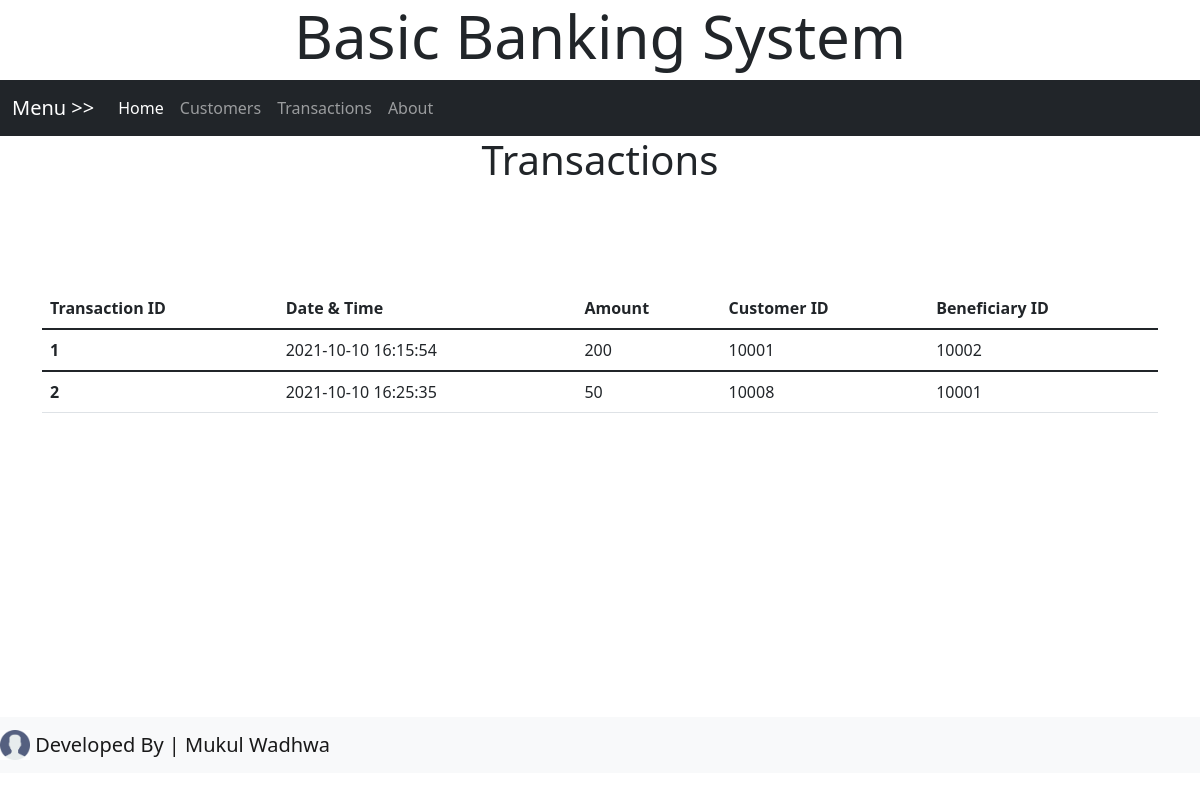
Screenshot of /transactions.php with the database file from the repository.
### tables this page shows
CREATE TABLE IF NOT EXISTS `transfers` (
  `tid` int NOT NULL,
  `time` datetime NOT NULL,
  `balance` int NOT NULL,
  `customer_id` varchar(20) NOT NULL,
  `beneficiary_id` varchar(20) NOT NULL
);

### database_operations.php (called while the page is built, shortened)
<?php
	class database{
		public $host='localhost';
		public $user='root';
		public $pass='';
		public $db_name='bank';
		public function connect_db(){
			$con=mysqli_connect($this->host,$this->user,$this->pass,$this->db_name);
			return $con;
		}
		public function fetch_data($table_name,$select_column,$conditions,$sorting){
			$con=$this->connect_db();
			if($select_column==""){
				$select_column = "*";
			}
			$query_string="SELECT ". $select_column ." FROM " . $table_name;
			if($sorting!=''){
				$query_string .= " ORDER BY " . $sorting ;
			}
			$received_data=array();
			$mysql_query=mysqli_query($con,$query_string);
			while($each_row=mysqli_fetch_assoc($mysql_query)){
				$received_data[]=$each_row;
			}
			return $received_data;
		}
	}
?>

### transactions.php (the view, shortened to what this page needs)
<?php
	include_once('database_operations.php');
	$db_obj= new database;
	$trans_data=$db_obj->fetch_data('transfers','','','tid');
?>
<!DOCTYPE html>
<html>
<head>
</head>
<body>
	<?php include_once('header.php'); ?>
	<?php include_once('menu_bar.php'); ?>
		<?php
			if(!empty($trans_data))
			{
				echo
				"<div class='rs_adjustment_div' align='center'>
				<div class='rs_sub_adjustment_div'>
				<h1 class='title_body_content'>Transactions </h1>
					<br />
					<br />
					<br />
					<br />";
				echo
				"<div class='container-sm'><table class='table'>
					<thead class='thead-dark'>
						<tr>
							<th scope='col'>Transaction ID</th>
							<th scope='col'>Date & Time</th>
							<th scope='col'>Amount</th>
							<th scope='col'>Customer ID</th>
                            <th scope='col'>Beneficiary ID</th>
						</tr>
					</thead>
					<tbody>
				";
				foreach($trans_data as $trans_data_each)
				{
					extract($trans_data_each);
					echo"
									<tr>
										<th scope='row' >$tid</th>
										<td >$time</td>
										<td >$balance</td>
										<td >$customer_id</td>
                                        <td >$beneficiary_id</td>
										</tr>
									</tbody>
					";
				}
				echo "</table></div>";
			}
			else {
				echo"<h1 class='title_body_content no_rs' style='margin-bottom: 50px;'>Sorry, no data found here.</h1>";
			}
		?>
	<?php include_once('footer.php'); ?>
</body>
</html>

### rows the page displays
transfers: tid "1", time "2021-10-10 16:15:54", balance "200", customer "10001", beneficiary "10002"
transfers: tid "2", time "2021-10-10 16:25:35", balance "50", customer "10008", beneficiary "10001"
